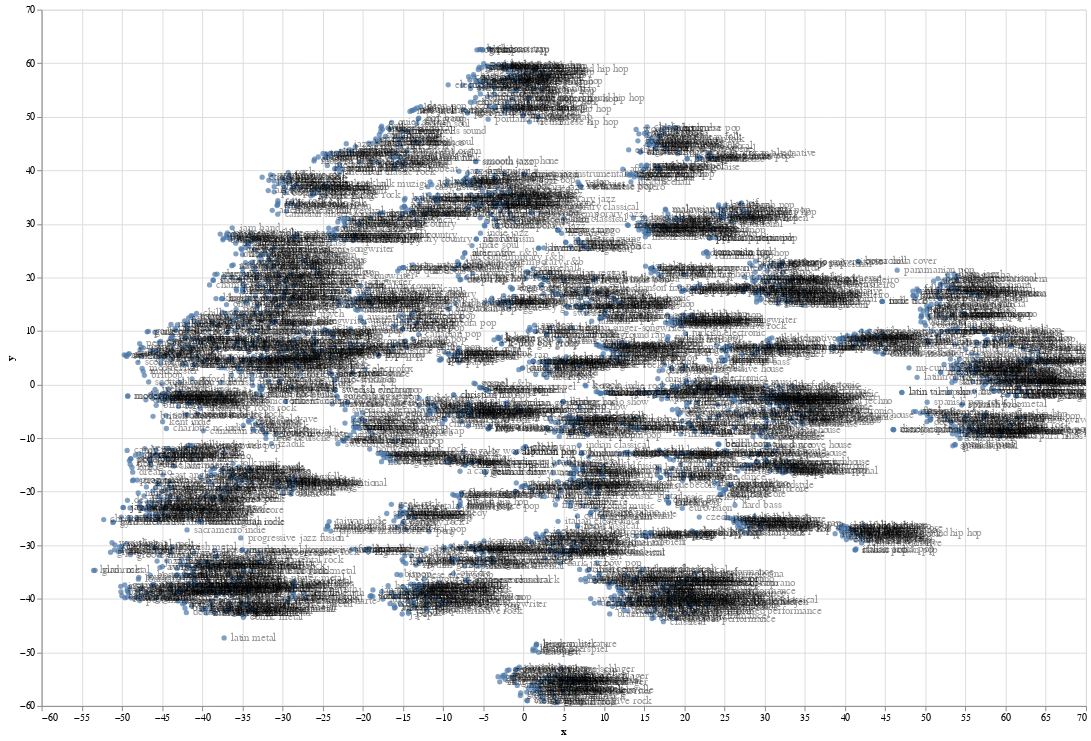

This figure's notebook cell:
### Markdown cell above
# Genres clustered by often people listen to them together

### Code cell
(plot + text).add_selection(zoom_scale)

### Figure 1 — Vega-Lite specification as saved in the notebook (floating-point values rounded to 4 significant figures; data arrays with more than 128 entries replaced by an {"elided": "..."} marker saying what was removed)
{"config": {"view": {"continuousWidth": 400, "continuousHeight": 300}}, "layer": [{"mark": "circle", "encoding": {"x": {"type": "quantitative", "field": "x"}, "y": {"type": "quantitative", "field": "y"}}, "height": 720, "selection": {"selector001": {"type": "interval", "bind": "scales"}}, "width": 1080}, {"mark": {"type": "text", "align": "left", "baseline": "middle", "dx": 7}, "encoding": {"opacity": {"value": 0.4}, "text": {"type": "nominal", "field": "name"}, "x": {"type": "quantitative", "field": "x"}, "y": {"type": "quantitative", "field": "y"}}, "height": 720, "width": 1080}], "data": {"name": "data-003c4896444b3ea70d33a1016610640a"}, "$schema": "https://vega.github.io/schema/vega-lite/v4.8.1.json", "datasets": {"data-003c4896444b3ea70d33a1016610640a": {"elided": "2919 records"}}}
